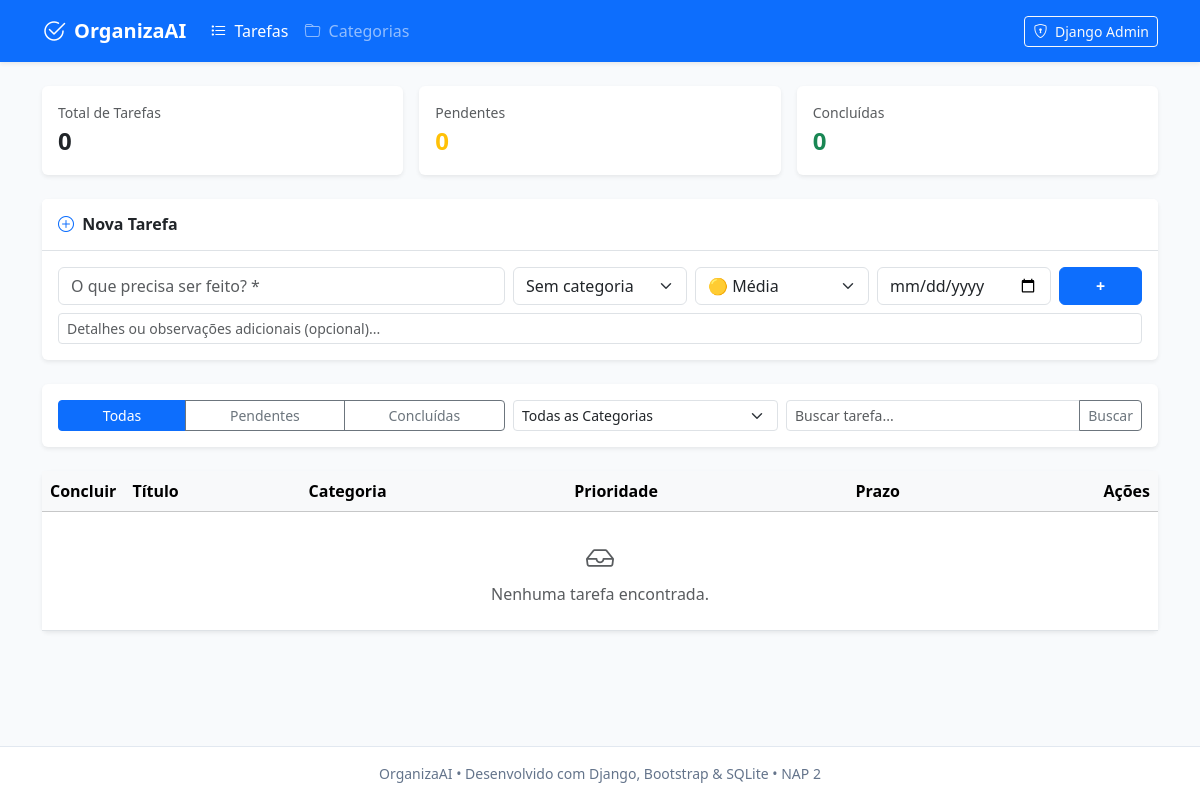
The app's page /, older data.
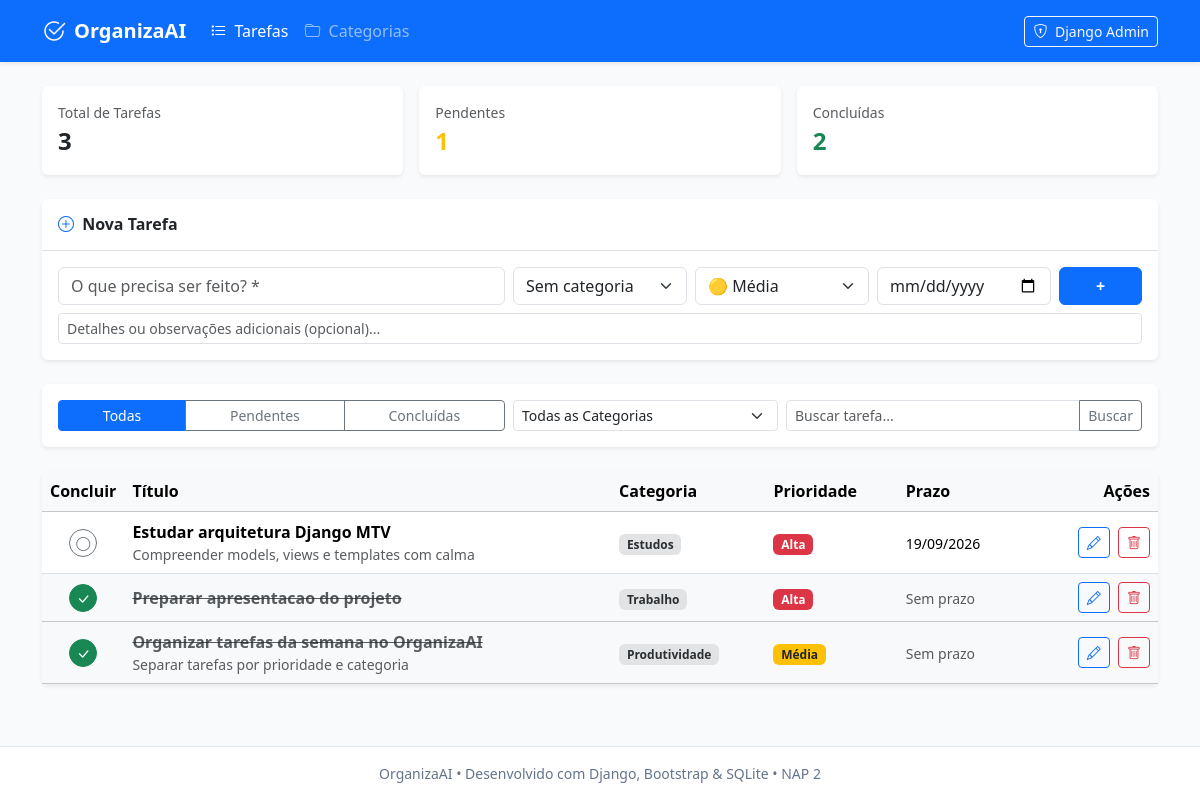
The same page, newer data.
### organiza/models.py (models this page shows, shortened)
class Tarefa(models.Model):
    PRIORIDADE_CHOICES = [
        ('baixa', 'Baixa'),
        ('media', 'Média'),
        ('alta', 'Alta'),
    ]
    titulo = models.CharField(max_length=200, verbose_name="Título")
    descricao = models.TextField(blank=True, null=True, verbose_name="Descrição")
    categoria = models.ForeignKey(Categoria, on_delete=models.SET_NULL, null=True, blank=True, verbose_name="Categoria")
    prioridade = models.CharField(max_length=10, choices=PRIORIDADE_CHOICES, default='media', verbose_name="Prioridade")
    data_limite = models.DateField(blank=True, null=True, verbose_name="Data Limite")
    concluida = models.BooleanField(default=False, verbose_name="Concluída")
    data_criacao = models.DateTimeField(default=timezone.now, verbose_name="Data de Criação")
    class Meta:
        verbose_name = "Tarefa"
        verbose_name_plural = "Tarefas"
        ordering = ['concluida', 'data_limite', '-data_criacao']

class Categoria(models.Model):
    nome = models.CharField(max_length=100, unique=True, verbose_name="Nome")
    class Meta:
        verbose_name = "Categoria"
        verbose_name_plural = "Categorias"

### organiza/views.py (the view, shortened to what this page needs)
# urls.py: path('', views.home, name='home'),
def home(request):
    status_filtro = request.GET.get('status', 'todas')
    categoria_filtro = request.GET.get('categoria', '')
    busca = request.GET.get('q', '').strip()
    tarefas = Tarefa.objects.select_related('categoria').all()
    if status_filtro == 'pendentes':
        tarefas = tarefas.filter(concluida=False)
    elif status_filtro == 'concluidas':
        tarefas = tarefas.filter(concluida=True)
    if categoria_filtro:
        tarefas = tarefas.filter(categoria_id=categoria_filtro)
    if busca:
        tarefas = tarefas.filter(titulo__icontains=busca)
    total = Tarefa.objects.count()
    pendentes = Tarefa.objects.filter(concluida=False).count()
    concluidas = Tarefa.objects.filter(concluida=True).count()
    categorias = Categoria.objects.all()
    return render(request, 'lista.html', {
        'tarefas': tarefas,
        'categorias': categorias,
        'status_filtro': status_filtro,
        'categoria_filtro': categoria_filtro,
        'busca': busca,
        'total': total,
        'pendentes': pendentes,
        'concluidas': concluidas,
    })

### template/lista.html (shortened to what this page needs)
{% extends 'base.html' %}
{% block content %}
<div class="row g-3 mb-4">
    <div class="col-md-4">
        <div class="card border-0 shadow-sm p-3">
            <div class="text-muted small">Total de Tarefas</div>
            <div class="fs-4 fw-bold text-dark">{{ total }}</div>
        </div>
    </div>
    <div class="col-md-4">
        <div class="card border-0 shadow-sm p-3">
            <div class="text-muted small">Pendentes</div>
            <div class="fs-4 fw-bold text-warning">{{ pendentes }}</div>
        </div>
    </div>
    <div class="col-md-4">
        <div class="card border-0 shadow-sm p-3">
            <div class="text-muted small">Concluídas</div>
            <div class="fs-4 fw-bold text-success">{{ concluidas }}</div>
        </div>
    </div>
</div>
<div class="card border-0 shadow-sm mb-4">
    <div class="card-header bg-white border-bottom py-3">
        <h2 class="h6 fw-bold mb-0 text-dark">
            <i class="bi bi-plus-circle text-primary me-1"></i> Nova Tarefa
        </h2>
    </div>
    <div class="card-body">
        <form method="POST" action="{% url 'home' %}">
            <div class="row g-2 mb-2">
                <div class="col-12 col-md-5">
                    <input type="text" name="titulo" class="form-control" placeholder="O que precisa ser feito? *" required autocomplete="off">
                </div>
                <div class="col-6 col-md-2">
                    <select name="categoria" class="form-select">
                        <option value="">Sem categoria</option>
                    </select>
                </div>
                <div class="col-6 col-md-2">
                    <select name="prioridade" class="form-select">
                        <option value="media" selected>🟡 Média</option>
                    </select>
                </div>
                <div class="col-6 col-md-2">
                    <input type="date" name="data_limite" class="form-control" title="Data Limite">
                </div>
                <div class="col-6 col-md-1 d-grid">
                    <button type="submit" class="btn btn-primary fw-bold" title="Adicionar">+</button>
                </div>
            </div>
            <div>
                <input type="text" name="descricao" class="form-control form-control-sm text-muted" placeholder="Detalhes ou observações adicionais (opcional)...">
            </div>
        </form>
    </div>
</div>
<div class="card border-0 shadow-sm mb-4">
    <div class="card-body p-3">
        <form method="GET" action="{% url 'home' %}" class="row g-2 align-items-center">
            <div class="col-12 col-md-5">
                <div class="btn-group w-100" role="group">
                    <a href="?status=todas{% if categoria_filtro %}&categoria={{ categoria_filtro }}{% endif %}{% if busca %}&q={{ busca }}{% endif %}"
                       class="btn btn-sm {% if status_filtro == 'todas' %}btn-primary{% else %}btn-outline-secondary{% endif %}">
                        Todas
                    </a>
                    <a href="?status=pendentes{% if categoria_filtro %}&categoria={{ categoria_filtro }}{% endif %}{% if busca %}&q={{ busca }}{% endif %}"
                       class="btn btn-sm {% if status_filtro == 'pendentes' %}btn-primary{% else %}btn-outline-secondary{% endif %}">
                        Pendentes
                    </a>
                    <a href="?status=concluidas{% if categoria_filtro %}&categoria={{ categoria_filtro }}{% endif %}{% if busca %}&q={{ busca }}{% endif %}"
                       class="btn btn-sm {% if status_filtro == 'concluidas' %}btn-primary{% else %}btn-outline-secondary{% endif %}">
                        Concluídas
                    </a>
                </div>
            </div>
            <div class="col-6 col-md-3">
                <select name="categoria" class="form-select form-select-sm" onchange="this.form.submit()">
                    <option value="">Todas as Categorias</option>
                </select>
            </div>
            <div class="col-6 col-md-4">
                <div class="input-group input-group-sm">
                    <input type="text" name="q" class="form-control" placeholder="Buscar tarefa..." value="{{ busca }}">
                    <button type="submit" class="btn btn-outline-secondary">Buscar</button>
                </div>
            </div>
        </form>
    </div>
</div>
<div class="card border-0 shadow-sm">
    <div class="table-responsive">
        <table class="table table-hover align-middle mb-0">
            <thead class="table-light">
                <tr>
                    <th scope="col" style="width: 50px;">Concluir</th>
                    <th scope="col">Título</th>
                    <th scope="col">Categoria</th>
                    <th scope="col">Prioridade</th>
                    <th scope="col">Prazo</th>
                    <th scope="col" class="text-end" style="width: 140px;">Ações</th>
                </tr>
            </thead>
            <tbody>
                {% for tarefa in tarefas %}
                    <tr class="{% if tarefa.concluida %}table-light text-muted{% endif %}">
                        <td class="text-center">
                            <form method="POST" action="{% url 'concluir_tarefa' tarefa.id %}" class="m-0">
                                <button type="submit" class="btn btn-sm {% if tarefa.concluida %}btn-success{% else %}btn-outline-secondary{% endif %} rounded-circle p-1" style="width: 28px; height: 28px;" title="Marcar como concluída / reabrir">
                                    <i class="bi {% if tarefa.concluida %}bi-check-lg{% else %}bi-circle{% endif %}"></i>
                                </button>
                            </form>
                        </td>
                        <td>
                            <div class="fw-bold {% if tarefa.concluida %}text-decoration-line-through text-muted{% endif %}">
                                {{ tarefa.titulo }}
                            </div>
                            {% if tarefa.descricao %}
                                <div class="small text-muted text-truncate" style="max-width: 350px;">
                                    {{ tarefa.descricao }}
                                </div>
                            {% endif %}
                        </td>
                        <td>
                            {% if tarefa.categoria %}
                                <span class="badge bg-secondary-subtle text-secondary-emphasis">
                                    {{ tarefa.categoria.nome }}
                                </span>
                            {% else %}
                                <span class="text-muted small">—</span>
                            {% endif %}
                        </td>
                        <td>
                            {% if tarefa.prioridade == 'alta' %}
                                <span class="badge bg-danger">Alta</span>
                            {% elif tarefa.prioridade == 'media' %}
                                <span class="badge bg-warning text-dark">Média</span>
                            {% else %}
                                <span class="badge bg-success">Baixa</span>
                            {% endif %}
                        </td>
                        <td>
                            {% if tarefa.data_limite %}
                                <span class="small">{{ tarefa.data_limite|date:"d/m/Y" }}</span>
                            {% else %}
                                <span class="text-muted small">Sem prazo</span>
                            {% endif %}
                        </td>
                        <td class="text-end">
                            <a href="{% url 'editar_tarefa' tarefa.id %}" class="btn btn-sm btn-outline-primary me-1" title="Editar">
                                <i class="bi bi-pencil"></i>
                            </a>
                            <form method="POST" action="{% url 'excluir_tarefa' tarefa.id %}" class="d-inline" onsubmit="return confirm('Deseja realmente excluir a tarefa \'{{ tarefa.titulo|escapejs }}\'?');">
                                <button type="submit" class="btn btn-sm btn-outline-danger" title="Excluir">
                                    <i class="bi bi-trash"></i>
                                </button>
                            </form>
                        </td>
                    </tr>
                {% empty %}
                    <tr>
                        <td colspan="6" class="text-center py-4 text-muted">
                            <i class="bi bi-inbox fs-3 d-block mb-1"></i>
                            Nenhuma tarefa encontrada.
                        </td>
                    </tr>
                {% endfor %}
            </tbody>
        </table>
    </div>
</div>
{% endblock %}

### template/base.html (shortened to what this page needs)
<!DOCTYPE html>
<html lang="pt-br">
<head>
    <link href="https://cdn.jsdelivr.net/npm/bootstrap@5.3.3/dist/css/bootstrap.min.css" rel="stylesheet">
    <link rel="stylesheet" href="https://cdn.jsdelivr.net/npm/bootstrap-icons@1.11.3/font/bootstrap-icons.min.css">
</head>
<body>
    <nav class="navbar navbar-expand-lg navbar-dark bg-primary shadow-sm mb-4">
        <div class="container">
            <a class="navbar-brand fw-bold d-flex align-items-center gap-2" href="{% url 'home' %}">
                <i class="bi bi-check2-circle fs-4"></i>
                <span>OrganizaAI</span>
            </a>
            <div class="collapse navbar-collapse" id="navMenu">
                <ul class="navbar-nav me-auto mb-2 mb-lg-0">
                    <li class="nav-item">
                        <a class="nav-link active" href="{% url 'home' %}">
                            <i class="bi bi-list-task me-1"></i> Tarefas
                        </a>
                    </li>
                    <li class="nav-item">
                        <a class="nav-link" href="{% url 'categorias' %}">
                            <i class="bi bi-folder me-1"></i> Categorias
                        </a>
                    </li>
                </ul>
                <a href="/admin/" target="_blank" class="btn btn-outline-light btn-sm">
                    <i class="bi bi-shield-lock me-1"></i> Django Admin
                </a>
            </div>
        </div>
    </nav>
    <main class="container pb-4">
        {% block content %}{% endblock %}
    </main>
    <footer class="footer text-center">
        <div class="container">
            OrganizaAI &bull; Desenvolvido com Django, Bootstrap & SQLite &bull; NAP 2
        </div>
    </footer>
</body>
</html>

### template/base.html (style rules this page uses)
body { background-color: #f8fafc; min-height: 100vh; display: flex; flex-direction: column; }
.footer { margin-top: auto; background-color: #ffffff; border-top: 1px solid #e2e8f0; padding: 1rem 0; color: #64748b; font-size: 0.875rem; }

Row changes from the older to the newer data that the page shows:
added Tarefa: concluida False (drawn), titulo "Estudar arquitetura Django MTV", descricao "Compreender models, views e templates com calma", categoria.nome "Estudos", prioridade "Alta", data_limite "19/09/2026"
added Tarefa: concluida True (drawn), titulo "Preparar apresentacao do projeto", categoria.nome "Trabalho", prioridade "Alta", shows "Sem prazo"
added Tarefa: concluida True (drawn), titulo "Organizar tarefas da semana no OrganizaAI", descricao "Separar tarefas por prioridade e categoria", categoria.nome "Produtividade", prioridade "Média", shows "Sem prazo"
Text that changed along with them:
{{ total }}: "0" → "3"
{{ pendentes }}: "0" → "1"
{{ concluidas }}: "0" → "2"
text no longer shown: "Nenhuma tarefa encontrada."
